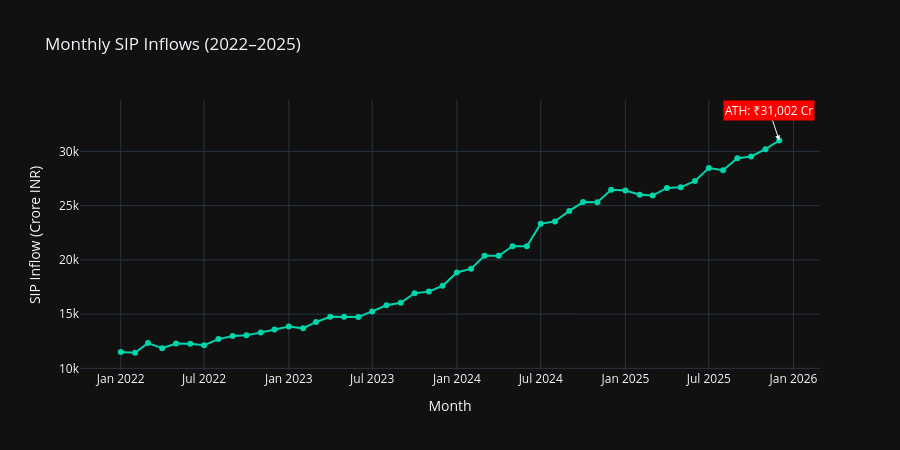

The notebook cell this image was saved under:
### Markdown cell above
## Task 3 — SIP Inflow Time-Series

### Code cell
sip_plot = sip.copy()
sip_plot['month'] = sip_plot['month'].dt.strftime('%Y-%m')

fig = go.Figure()
fig.add_trace(go.Scatter(
    x=sip_plot['month'], y=sip_plot['sip_inflow_crore'],
    mode='lines+markers', name='SIP Inflow',
    line=dict(color='#00d4aa', width=2)
))

max_idx = sip_plot['sip_inflow_crore'].idxmax()
fig.add_annotation(
    x=sip_plot.loc[max_idx, 'month'],
    y=sip_plot.loc[max_idx, 'sip_inflow_crore'],
    text=f"ATH: ₹{sip_plot.loc[max_idx,'sip_inflow_crore']:,.0f} Cr",
    showarrow=True, arrowhead=2, bgcolor='red', font=dict(color='white')
)
fig.update_layout(
    title='Monthly SIP Inflows (2022–2025)',
    xaxis_title='Month', yaxis_title='SIP Inflow (Crore INR)',
    template='plotly_dark', height=450
)
fig.write_image(str(CHARTS / 'chart3_sip_inflow.png'))
fig.show()
print(' Chart 3 saved')

### Figure 1 — Plotly figure (JSON) as saved in the notebook; plotly's stock layout.template omitted (floating-point values rounded to 4 significant figures)
{"data": [{"line": {"color": "#00d4aa", "width": 2}, "mode": "lines+markers", "name": "SIP Inflow", "type": "scatter", "x": ["2022-01", "2022-02", "2022-03", "2022-04", "2022-05", "2022-06", "2022-07", "2022-08", "2022-09", "2022-10", "2022-11", "2022-12", "2023-01", "2023-02", "2023-03", "2023-04", "2023-05", "2023-06", "2023-07", "2023-08", "2023-09", "2023-10", "2023-11", "2023-12", "2024-01", "2024-02", "2024-03", "2024-04", "2024-05", "2024-06", "2024-07", "2024-08", "2024-09", "2024-10", "2024-11", "2024-12", "2025-01", "2025-02", "2025-03", "2025-04", "2025-05", "2025-06", "2025-07", "2025-08", "2025-09", "2025-10", "2025-11", "2025-12"], "y": [11517, 11438, 12328, 11863, 12286, 12276, 12140, 12694, 12976, 13040, 13306, 13573, 13856, 13687, 14276, 14749, 14749, 14734, 15245, 15814, 16042, 16928, 17073, 17610, 18838, 19187, 20371, 20371, 21262, 21262, 23332, 23547, 24509, 25323, 25320, 26459, 26400, 25999, 25926, 26632, 26688, 27274, 28464, 28265, 29361, 29529, 30200, 31002]}], "layout": {"annotations": [{"arrowhead": 2, "bgcolor": "red", "font": {"color": "white"}, "showarrow": true, "text": "ATH: ₹31,002 Cr", "x": "2025-12", "y": 31002}], "height": 450, "title": {"text": "Monthly SIP Inflows (2022–2025)"}, "xaxis": {"title": {"text": "Month"}}, "yaxis": {"title": {"text": "SIP Inflow (Crore INR)"}}}}
